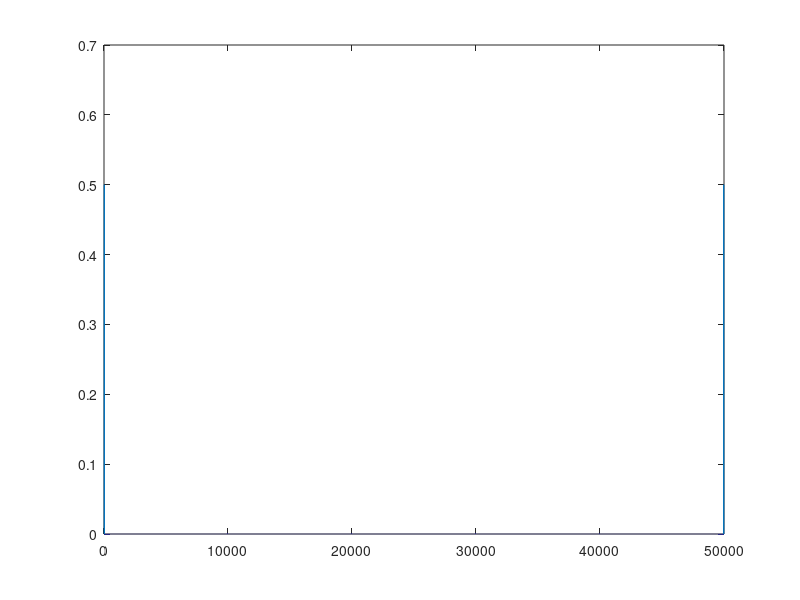

Source code (MATLAB):
fd = 100000/2;
t = 0:1/fd:2;

N = length(t);
f = 25;

x = cos(2*pi*25*t);

X = zeros(N,1);
X = fft(x);

figure()
f = fd*(0:N-1)'/N;
Xm = abs(X)/N;
plot(f,Xm);